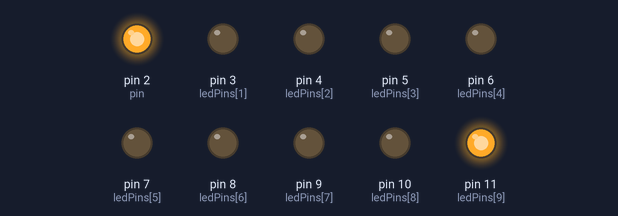
Recording of a sketch running on a simulated Arduino Uno, built with avr-gcc and run on an emulated ATmega328P. Parts: output pins drawn as LEDs (lit = HIGH).

Above: at 0.02 s.
At 0.77 s:
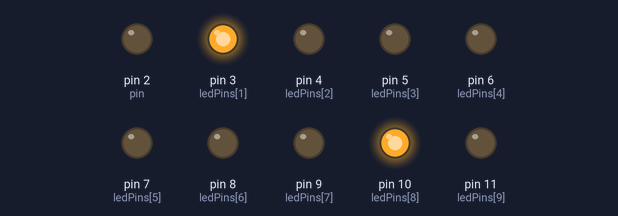
At 1.47 s:
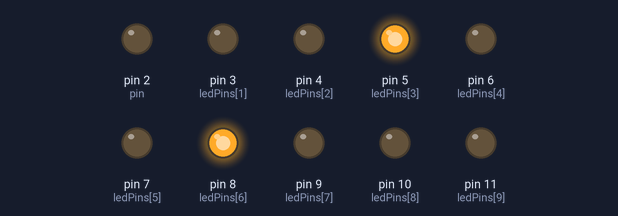
At 2.22 s:
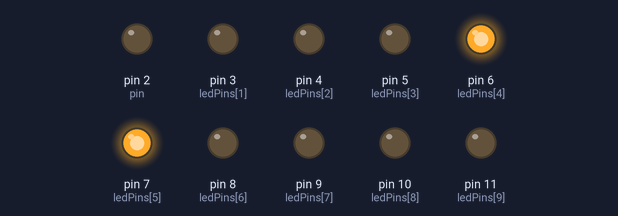
At 2.92 s:
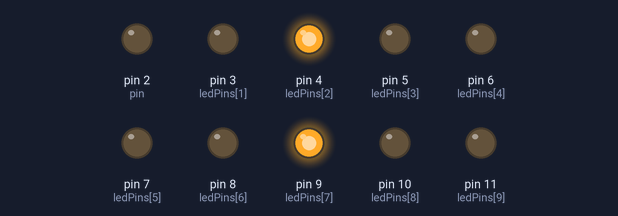
Timing chart, 0 to 3.2 s (numbered marks = the images above):
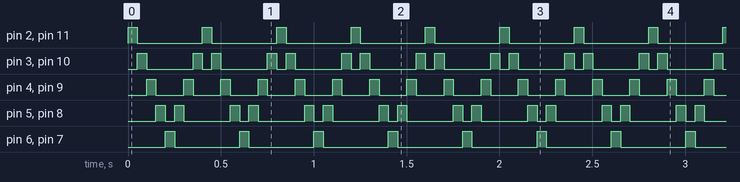

Measured:
- by itself, pin 2 (pin), pin 6 (ledPins[4]), pin 7 (ledPins[5]), pin 11 (ledPins[9]): alternates HIGH for 0.05 s and LOW for 0.35 s
- by itself, pin 3 (ledPins[1]), pin 10 (ledPins[8]): repeats every 0.40 s: LOW 0.25 s, HIGH 0.05 s, LOW 0.05 s, HIGH 0.05 s
- by itself, pin 4 (ledPins[2]), pin 9 (ledPins[7]): alternates HIGH for 0.05 s and LOW for 0.15 s
- by itself, pin 5 (ledPins[3]), pin 8 (ledPins[6]): repeats every 0.40 s: LOW 0.05 s, HIGH 0.05 s, LOW 0.25 s, HIGH 0.05 s

The sketch:

sketch_may23a.ino
```cpp
byte LEDBAR[5][10] = { { 1,0,0,0,0,0,0,0,0,1 },  // = 0
                       { 0,1,0,0,0,0,0,0,1,0 },
                       { 0,0,1,0,0,0,0,1,0,0 },
                       { 0,0,0,1,0,0,1,0,0,0 },
                       { 0,0,0,0,1,1,0,0,0,0 },
                     };
const int ledCount = 10;    // the number of LEDs in the bar graph

int ledPins[] = {
  2, 3, 4, 5, 6, 7,8,9,10,11 };   // an array of pin numbers to which LEDs are attached
  byte digital;
  byte seg;

void setup() {
  // loop over the pin array and set them all to output:
  for (int thisLed = 0; thisLed < ledCount; thisLed++) {
    pinMode(ledPins[thisLed], OUTPUT);
  }
}

void sevenSegWrite(byte digit) {
  byte pin = 2;
  for (byte seg = 0; seg < 10; ++seg) {
    digitalWrite(pin, LEDBAR[digit][seg]);
    ++pin;
  }
}
void loop() {
    sevenSegWrite(0);
    delay(50);
    sevenSegWrite(1);
    delay(50);
    sevenSegWrite(2);
    delay(50);
    sevenSegWrite(3);
    delay(50);
    sevenSegWrite(4);
    delay(50);
    sevenSegWrite(3);
    delay(50);
    sevenSegWrite(2);
    delay(50);
     sevenSegWrite(1);
    delay(50);
  }
```
